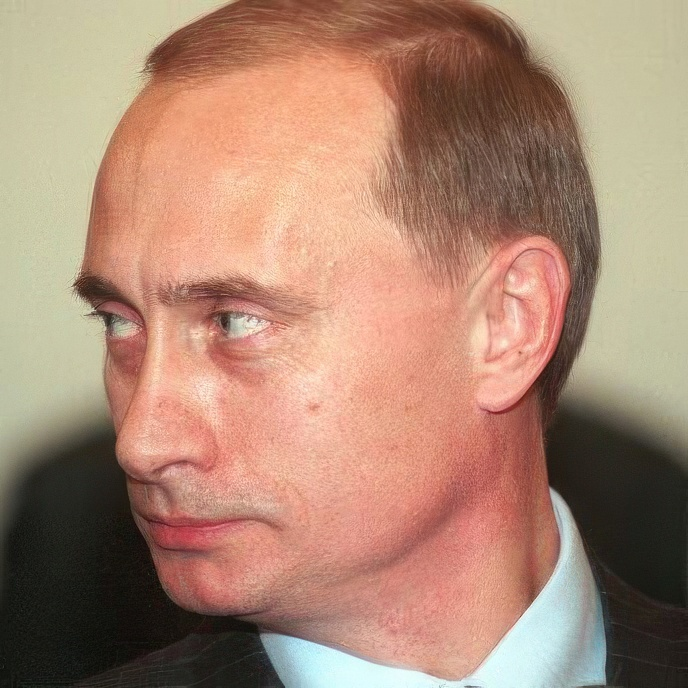
#> input picture dataset/1999_01_11_y45p-20r-13.jpg, 688 x 688 px
$ python -i texture.py   (imports and definitions only)   (older library calls are emulated)
#> lines starting #> are read from the running program, lines starting #| are printed output that depends on the picture; after the words box and inside, x2 and y2 are one past the last pixel; in counts of white or black regions, pixels touching at a corner belong together
from __future__ import annotations

import cv2
import numpy as np
from pathlib import Path
from dataclasses import dataclass, field, asdict
from typing import Optional, Dict, Any

from skimage.feature import local_binary_pattern, graycomatrix, graycoprops
from skimage.filters import gabor, laplace
from skimage.measure import shannon_entropy
from skimage.feature import canny
from skimage import color as skcolor

_YAW_FRONTAL     = 20.0  # лоб, поры носа
_YAW_EYE_CORNERS = 20.0  # гусиные лапки, носогубные складки
_YAW_HALF        = 45.0  # щёки

@dataclass
class TextureMetrics:
    # UNIVERSAL group
    lbp_uniformity: Optional[float] = None
    lbp_entropy: Optional[float] = None
    glcm_contrast: Optional[float] = None
    glcm_energy: Optional[float] = None
    glcm_homogeneity: Optional[float] = None
    glcm_correlation: Optional[float] = None
    gabor_mean: Optional[float] = None
    gabor_std: Optional[float] = None
    laplacian_energy: Optional[float] = None
    spot_density: Optional[float] = None
    specular_gloss: Optional[float] = None
    skin_tone_std: Optional[float] = None
    pigmentation_index: Optional[float] = None

    # CONDITIONAL group
    wrinkle_forehead: Optional[float] = None
    nasolabial_depth: Optional[float] = None
    crow_feet_score: Optional[float] = None
    nose_pore_density: Optional[float] = None

    # UV ZONE group
    uv_spot_density: Optional[float] = None
    uv_wrinkle_energy: Optional[float] = None
    uv_texture_entropy: Optional[float] = None
    uv_silicone_flatness: Optional[float] = None
    uv_retouch_score: Optional[float] = None

    # QUALITY group
    quality_sharpness_score: Optional[float] = None
    quality_noise_score: Optional[float] = None
    quality_index: Optional[float] = None

    def as_dict(self) -> dict:
        return asdict(self)

def _load_gray_masked(img_path: Path, mask_path: Optional[Path] = None):
    """Load image in grayscale + RGB, apply mask if passed. Returns (gray, rgb, mask)."""
#> called with img_path = '../../dataset/1999_01_11_y45p-20r-13.jpg'
    img_rgba = cv2.imread(str(img_path), cv2.IMREAD_UNCHANGED)
#> img_rgba is the input picture: shape (688, 688, 3); mean B, G, R 115, 135.2, 171.3
    if img_rgba is None:
        return None, None, None

    skin_mask = None
    if img_rgba.ndim == 3 and img_rgba.shape[2] == 4:
        alpha = img_rgba[:, :, 3]
        skin_mask = (alpha > 30).astype(np.uint8)
        bgr = img_rgba[:, :, :3]
    else:
        if img_rgba.ndim == 3:
            bgr = img_rgba
        else:
            bgr = cv2.cvtColor(img_rgba, cv2.COLOR_GRAY2BGR)

    rgb = cv2.cvtColor(bgr, cv2.COLOR_BGR2RGB)
    gray = cv2.cvtColor(rgb, cv2.COLOR_RGB2GRAY)

    if mask_path and Path(mask_path).exists():
        raw_mask = cv2.imread(str(mask_path), cv2.IMREAD_GRAYSCALE)
        if raw_mask is not None:
            if raw_mask.shape != gray.shape:
                raw_mask = cv2.resize(raw_mask, (gray.shape[1], gray.shape[0]), interpolation=cv2.INTER_NEAREST)
            skin_mask = (raw_mask > 0).astype(np.uint8)

    if skin_mask is None:
        skin_mask = (gray > 0).astype(np.uint8)
#> skin_mask: shape (688, 688); every value is 1

    return gray, rgb, skin_mask

def _apply_mask(arr: np.ndarray, mask: Optional[np.ndarray]) -> np.ndarray:
    if mask is not None and mask.size == arr.size:
        return arr[mask > 0].flatten()
    return arr.flatten()

def _roi_by_fraction(gray: np.ndarray, y0f: float, y1f: float, x0f: float, x1f: float) -> np.ndarray:
    h, w = gray.shape[:2]
    y0, y1 = int(y0f * h), int(y1f * h)
    x0, x1 = int(x0f * w), int(x1f * w)
    return gray[y0:y1, x0:x1]

class SkinTextureAnalyzer:
    def __init__(self):
        pass

    # [74 lines left out: functions compute_synthetic_probability, compute_specular_gloss, compute_glcm_features, not called in this run]

    def analyze(
        self,
        face_crop_path: Path,
        uv_path: Optional[Path] = None,
        uv_mask_path: Optional[Path] = None,
        yaw_deg: float = 0.0,
        pitch_deg: float = 0.0,
    ) -> TextureMetrics:
        metrics = TextureMetrics()

        gray, rgb, skin_mask = _load_gray_masked(face_crop_path)
        if gray is None:
            return metrics

        masked_pixels = _apply_mask(gray, skin_mask)
        if masked_pixels.size == 0:
            return metrics

        # 1. UNIVERSAL Group
        # LBP Uniformity & Entropy
        lbp = local_binary_pattern(gray, P=8, R=1, method="uniform")
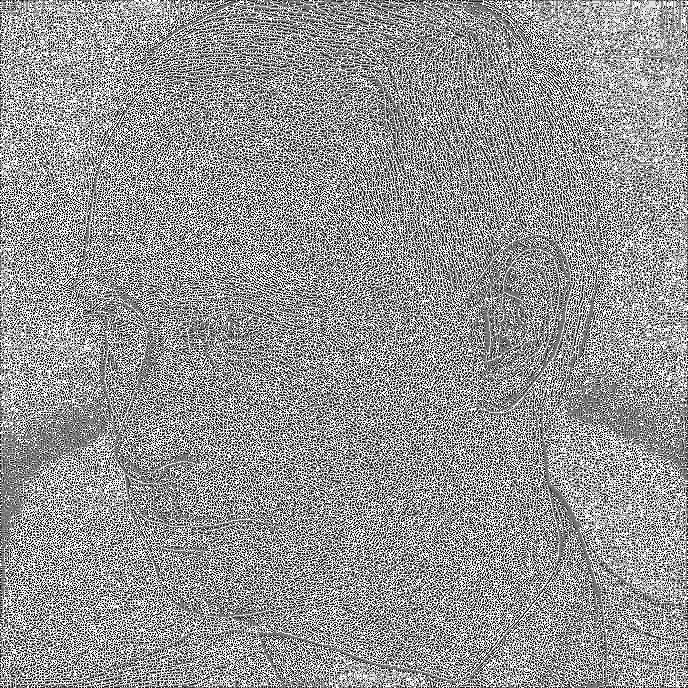
#> lbp: shape (688, 688) float64; min 0, max 9, mean 5.26; drawn with min black and max white
        lbp_masked = _apply_mask(lbp, skin_mask)
        if lbp_masked.size > 0:
            hist, _ = np.histogram(lbp_masked, bins=10, range=(0, 10), density=True)
#> hist = [0.0916, 0.108, 0.0498, 0.0685, 0.0799, 0.0805, 0.0719, 0.108, 0.142, 0.2]
            metrics.lbp_uniformity = float(np.sum(hist**2))
#> metrics.lbp_uniformity = 0.117
            metrics.lbp_entropy = float(-np.sum(hist * np.log(hist + 1e-9)))
#> metrics.lbp_entropy = 2.23

        # GLCM (with background exclusion)
        gray_32 = (gray // 8).astype(np.uint8)
        masked_quantized = np.zeros_like(gray_32)
        masked_quantized[skin_mask > 0] = gray_32[skin_mask > 0] + 1
        glcm = graycomatrix(
            masked_quantized,
            distances=[1],
            angles=[0, np.pi/4],
            levels=33,
            symmetric=True,
            normed=False
        ).astype(np.float64)

        glcm[0, :, :, :] = 0
        glcm[:, 0, :, :] = 0
        for d in range(glcm.shape[2]):
            for a in range(glcm.shape[3]):
                sum_val = np.sum(glcm[:, :, d, a])
                if sum_val > 1e-6:
                    glcm[:, :, d, a] /= sum_val
                else:
                    glcm[:, :, d, a] = 1.0 / (32 * 32)

        metrics.glcm_contrast = float(np.mean(graycoprops(glcm, 'contrast')))
#> metrics.glcm_contrast = 1.77
        metrics.glcm_energy = float(np.mean(graycoprops(glcm, 'energy')))
#> metrics.glcm_energy = 0.159
        metrics.glcm_homogeneity = float(np.mean(graycoprops(glcm, 'homogeneity')))
#> metrics.glcm_homogeneity = 0.669
        metrics.glcm_correlation = float(np.mean(graycoprops(glcm, 'correlation')))
#> metrics.glcm_correlation = 0.985

        # Gabor responses
        gabor_responses = []
        for freq in [0.1, 0.2, 0.3]:
            filt_real, filt_imag = gabor(gray, frequency=freq)
            gabor_responses.append(np.sqrt(filt_real**2 + filt_imag**2))
#> after the loop, gabor_responses = 3 items
        gabor_stack = np.mean(gabor_responses, axis=0)
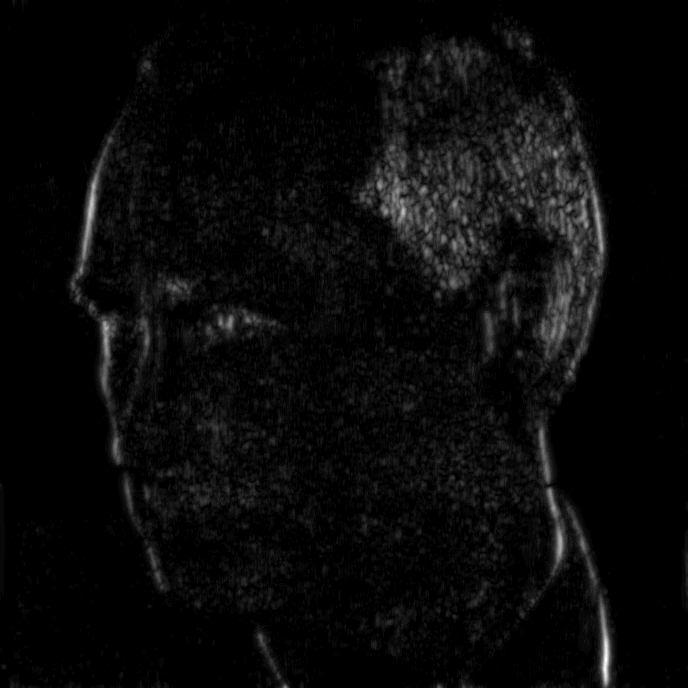
#> gabor_stack: shape (688, 688) float16; min 0, max 11.95, mean 0.448; drawn with min black and max white
        # Нормализуем в [0,255] для корректной работы _apply_mask с uint8 маской
        gabor_norm = ((gabor_stack - gabor_stack.min()) /
                      ((np.max(gabor_stack) - np.min(gabor_stack)) + 1e-8) * 255).astype(np.float32)
        gabor_masked = _apply_mask(gabor_norm, skin_mask)
        if gabor_masked.size > 0:
            metrics.gabor_mean = float(np.mean(gabor_masked))
#> metrics.gabor_mean = 9.57
            metrics.gabor_std = float(np.std(gabor_masked))
#> metrics.gabor_std = 18.76

        # Laplacian energy
        lap = laplace(gray)
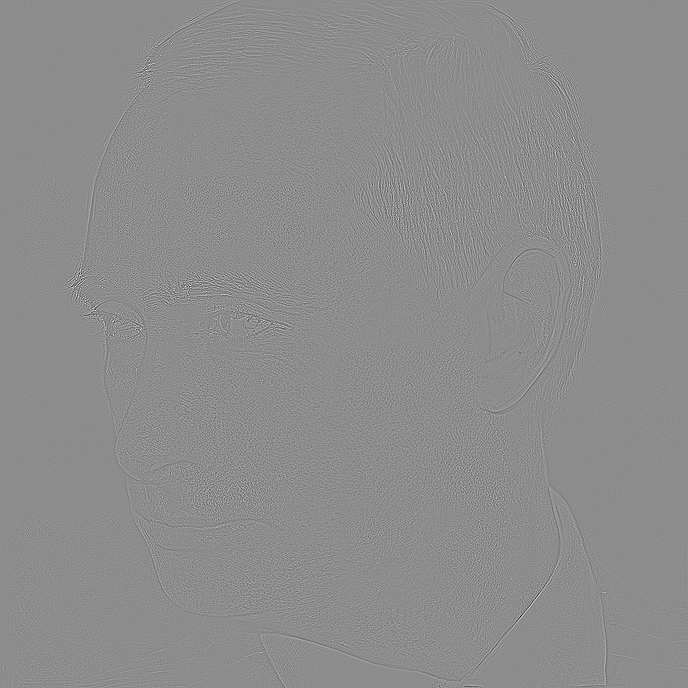
#> lap: shape (688, 688) float64; min -1.42, max 1.15, mean 1.94e-18; drawn with min black and max white
        lap_masked = _apply_mask(lap, skin_mask)
        if lap_masked.size > 0:
            metrics.laplacian_energy = float(np.mean(lap_masked**2))
#> metrics.laplacian_energy = 0.00926

        # Spot density
        mean_val = np.mean(masked_pixels)
#> mean_val = 143.7
        std_val = np.std(masked_pixels)
#> std_val = 61.58
        metrics.spot_density = float(np.sum(masked_pixels < (mean_val - 1.5 * std_val)) / masked_pixels.size)
#> metrics.spot_density = 0.147

        # Specular gloss
        p97 = np.percentile(masked_pixels, 97)
#> p97 = 215
        mean_intensity = np.mean(masked_pixels)
#> mean_intensity = 143.7
        adaptive_threshold = max(float(p97), float(mean_intensity) + 50.0)
#> adaptive_threshold = 215
        specular_pixels = masked_pixels[masked_pixels >= adaptive_threshold]
#> specular_pixels = 14768 values, max 253 at index 6187, min 215 at index 0, mean 228.7
        metrics.specular_gloss = float(len(specular_pixels) / len(masked_pixels))
#> metrics.specular_gloss = 0.0312

        # Lab color features
        lab = skcolor.rgb2lab(rgb)
#> lab: shape (688, 688, 3) float64; mean of channels 0, 1, 2 58.4, 11, 16.4
        l_chan = lab[:, :, 0]
        a_chan = lab[:, :, 1]
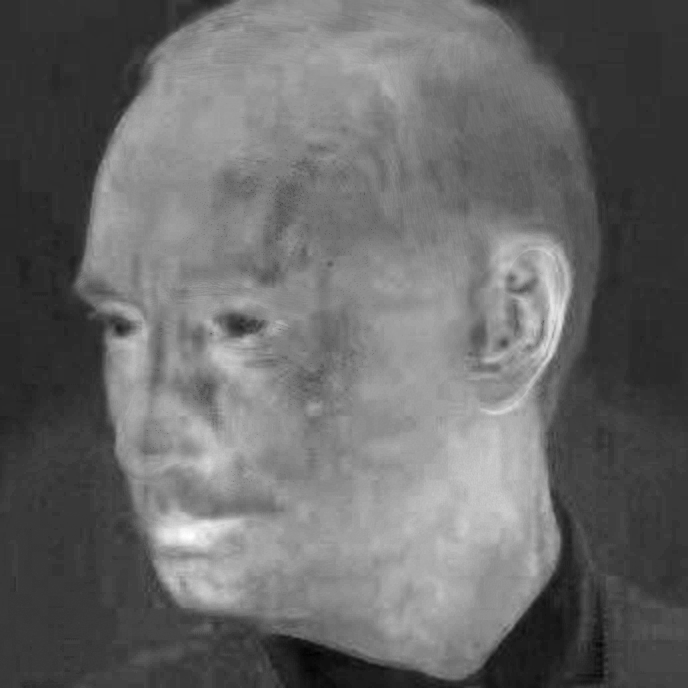
#> a_chan: shape (688, 688) float64; min -17.19, max 51.17, mean 11; drawn with min black and max white
        l_masked = _apply_mask(l_chan, skin_mask)
        a_masked = _apply_mask(a_chan, skin_mask)
        if l_masked.size > 0:
            metrics.skin_tone_std = float(np.std(l_masked))
#> metrics.skin_tone_std = 24.83
        if a_masked.size > 0:
            metrics.pigmentation_index = float(np.std(a_masked))
#> metrics.pigmentation_index = 12.74

        # 2. CONDITIONAL Group
        # Forehead wrinkles
        if abs(yaw_deg) < _YAW_FRONTAL:
            roi_forehead = _roi_by_fraction(gray, 0.0, 0.30, 0.15, 0.85)
            if roi_forehead.size > 0:
                metrics.wrinkle_forehead = float(np.var(laplace(roi_forehead)))
#> metrics.wrinkle_forehead = 0.0115

        # Nasolabial depth
        if abs(yaw_deg) < _YAW_EYE_CORNERS:
            roi_nasolabial = _roi_by_fraction(gray, 0.50, 0.85, 0.20, 0.80)
#> call 2 of _roi_by_fraction, with y0f = 0.5, y1f = 0.85, x0f = 0.2, x1f = 0.8
#> in _roi_by_fraction (call 2), `return gray[y0:y1, x0:x1]`:
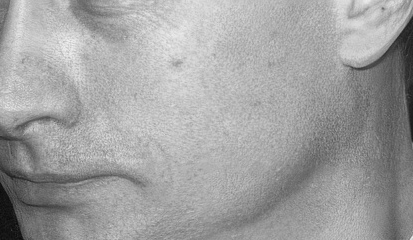
#> returned value: shape (240, 413); min 9, max 240, mean 160.8
            if roi_nasolabial.size > 0:
                metrics.nasolabial_depth = float(np.mean(canny(roi_nasolabial).astype(np.float32)))
#> metrics.nasolabial_depth = 0.0634

        # Crow feet score
        if abs(yaw_deg) < _YAW_EYE_CORNERS:
            roi_eye_l = _roi_by_fraction(gray, 0.15, 0.45, 0.0, 0.20)
            roi_eye_r = _roi_by_fraction(gray, 0.15, 0.45, 0.80, 1.0)
#> call 4 of _roi_by_fraction, with y0f = 0.15, y1f = 0.45, x0f = 0.8, x1f = 1
#> in _roi_by_fraction (call 4), `return gray[y0:y1, x0:x1]`:
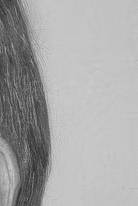
#> returned value: shape (206, 138); min 46, max 212, mean 166.7
            v_l = np.var(laplace(roi_eye_l)) if roi_eye_l.size > 0 else 0.0
#> v_l = 0.00809
            v_r = np.var(laplace(roi_eye_r)) if roi_eye_r.size > 0 else 0.0
#> v_r = 0.0115
            metrics.crow_feet_score = float((v_l + v_r) / 2.0)
#> metrics.crow_feet_score = 0.00982

        # Nose pore density
        if abs(yaw_deg) < _YAW_FRONTAL:
            roi_nose = _roi_by_fraction(gray, 0.35, 0.65, 0.30, 0.70)
#> in _roi_by_fraction (call 5), `return gray[y0:y1, x0:x1]`:
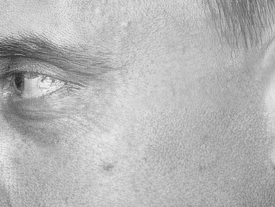
#> returned value: shape (207, 275); min 34, max 243, mean 181.6
            if roi_nose.size > 0:
                # Variance of Laplacian = мера резкости мелких деталей (поры, текстура)
                # Не зависит от абсолютной яркости и не требует порогов
                metrics.nose_pore_density = float(np.var(laplace(roi_nose.astype(np.float32))))
#> metrics.nose_pore_density = 863.2

        # 3. UV ZONE Group
        if uv_path and Path(uv_path).exists():
            uv_gray = cv2.imread(str(uv_path), cv2.IMREAD_GRAYSCALE)
            if uv_gray is not None:
                uv_mask = None
                if uv_mask_path and Path(uv_mask_path).exists():
                    uv_mask = cv2.imread(str(uv_mask_path), cv2.IMREAD_GRAYSCALE)
                    if uv_mask is not None and uv_mask.shape != uv_gray.shape:
                        uv_mask = cv2.resize(uv_mask, (uv_gray.shape[1], uv_gray.shape[0]), interpolation=cv2.INTER_NEAREST)
                if uv_mask is None:
                    uv_mask = (uv_gray > 0).astype(np.uint8) * 255

                uv_pixels = _apply_mask(uv_gray, uv_mask)
                if uv_pixels.size > 0:
                    mean_uv = np.mean(uv_pixels)
                    std_uv = np.std(uv_pixels)
                    metrics.uv_spot_density = float(np.sum(uv_pixels < (mean_uv - 1.5 * std_uv)) / uv_pixels.size)

                    import cv2 as _cv2
                    uv_gray_smooth = _cv2.GaussianBlur(uv_gray, (3, 3), sigmaX=0.8)
                    uv_lap = laplace(uv_gray_smooth.astype(np.float32))
                    uv_lap_masked = _apply_mask(uv_lap, uv_mask)
                    metrics.uv_wrinkle_energy = float(np.mean(uv_lap_masked**2))

                    hist_uv, _ = np.histogram(uv_pixels, bins=64, range=(0, 256), density=True)
                    metrics.uv_texture_entropy = float(-np.sum(hist_uv * np.log(hist_uv + 1e-9)))

                    uv_gray_32 = (uv_gray // 8).astype(np.uint8)
                    glcm_uv = graycomatrix(uv_gray_32, distances=[1], angles=[0], levels=32, symmetric=True, normed=True)
                    glcm_contrast_uv = float(np.mean(graycoprops(glcm_uv, 'contrast')))
                    metrics.uv_silicone_flatness = float(1.0 / (1.0 + glcm_contrast_uv))

                    lbp_uv = local_binary_pattern(uv_gray, P=8, R=1, method="uniform")
                    lbp_uv_masked = _apply_mask(lbp_uv, uv_mask)
                    if lbp_uv_masked.size > 0:
                        hist_lbp_uv, _ = np.histogram(lbp_uv_masked, bins=10, range=(0, 10), density=True)
                        metrics.uv_retouch_score = float(np.sum(hist_lbp_uv**2))

        # 4. QUALITY Group
        metrics.quality_sharpness_score = float(cv2.Laplacian(gray, cv2.CV_64F).var())
#> metrics.quality_sharpness_score = 602.9
        metrics.quality_noise_score = float(np.std(masked_pixels))
#> metrics.quality_noise_score = 61.58

        # Калибровка качества по резкости: резкость ниже 400 быстро падает, выше 400 — близка к целевым 8.9 (0.89)
        if metrics.quality_sharpness_score > 400.0:
            q_index_sharp = 0.87 + 0.03 * (metrics.quality_sharpness_score - 400.0) / (metrics.quality_sharpness_score - 400.0 + 100.0)
#> q_index_sharp = 0.89
        else:
            q_index_sharp = 0.87 * (metrics.quality_sharpness_score / 400.0) ** 2

        # Влияние ракурса (повороты головы снижают качество судебной фотографии)
        pose_factor = np.cos(np.radians(yaw_deg)) * np.cos(np.radians(pitch_deg))
#> pose_factor = 1

        metrics.quality_index = float(np.clip(q_index_sharp * pose_factor, 0.0, 1.0))
#> metrics.quality_index = 0.89

        return metrics

    # [36 lines left out: functions analyze_image, analyze_texture_synthetic_prob, not called in this run]

>>> result = SkinTextureAnalyzer().analyze('../../dataset/1999_01_11_y45p-20r-13.jpg')

$ run again, on dataset/2001_06_16_y14p-11r-3.jpg
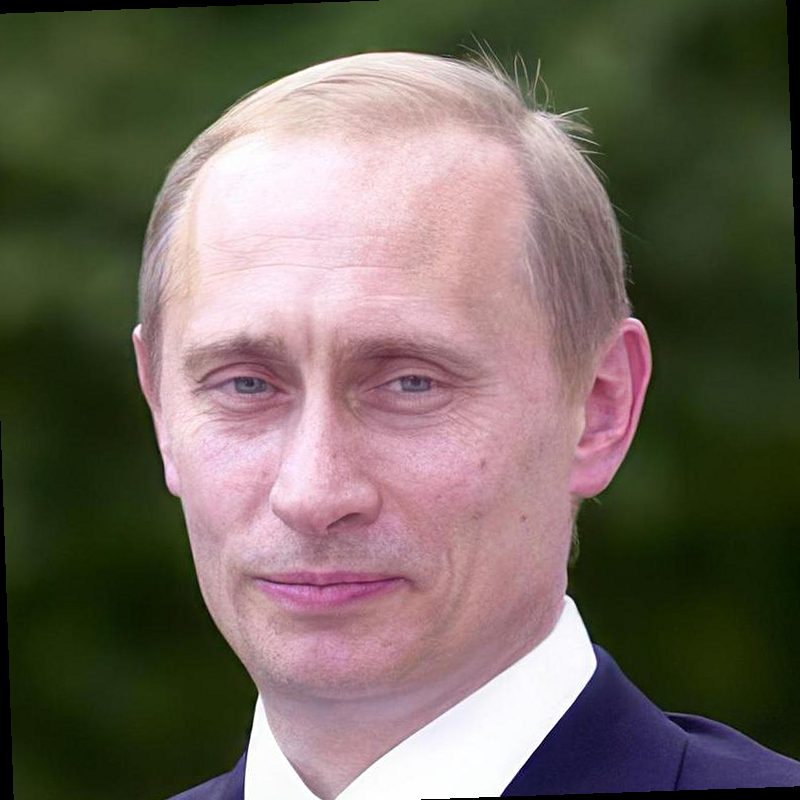
#> input picture dataset/2001_06_16_y14p-11r-3.jpg, 800 x 800 px
#> in _load_gray_masked, img_rgba is the input picture: shape (800, 800, 3); mean B, G, R 94, 103.7, 113.9
#> in _load_gray_masked, `skin_mask = (gray > 0).astype(np.uint8)`:
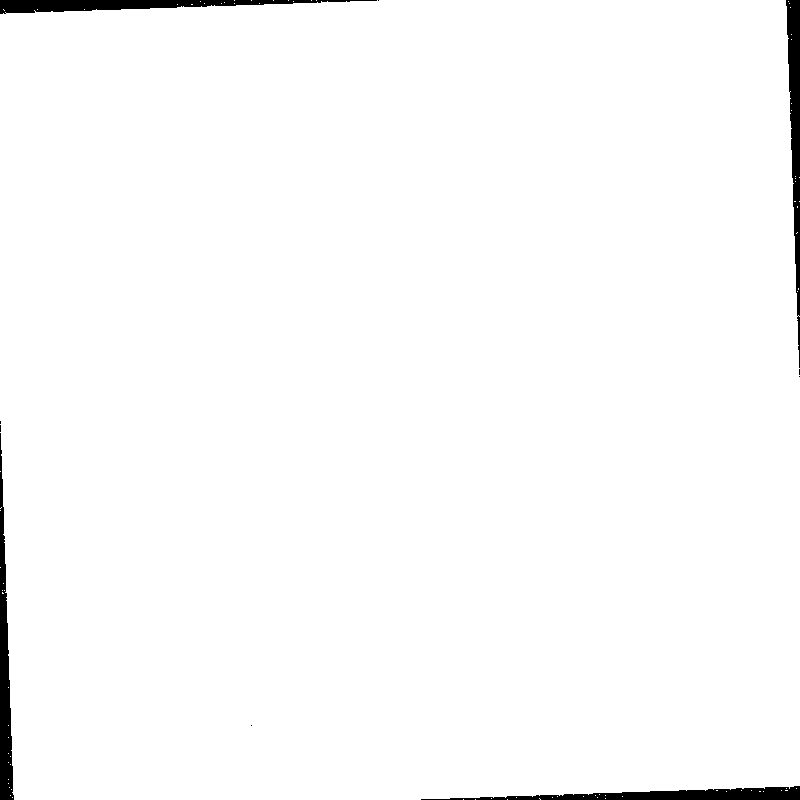
#> skin_mask: shape (800, 800); values 0 (black) and 1 (white), 98.3% white; 10 black regions (6 under 20 px), largest, box (x1, y1, x2, y2) and area: (0, 0, 377, 14) 2657, (786, 0, 800, 368) 2652, (421, 786, 800, 800) 2648, (0, 433, 14, 800) 2644
#> hist = [0.0304, 0.0553, 0.0295, 0.0994, 0.126, 0.212, 0.0701, 0.0727, 0.197, 0.107]
#> metrics.lbp_uniformity = 0.136
#> metrics.lbp_entropy = 2.13
#> metrics.glcm_contrast = 0.883
#> metrics.glcm_energy = 0.196
#> metrics.glcm_homogeneity = 0.856
#> metrics.glcm_correlation = 0.995
#> after the loop in analyze, `for freq in [0.1, 0.2, 0.3]:`: gabor_responses = 3 items
#> metrics.gabor_mean = 4.44
#> metrics.gabor_std = 16.14
#> metrics.laplacian_energy = 0.00182
#> mean_val = 107.5
#> std_val = 74.22
#> metrics.spot_density = 0
#> p97 = 249
#> mean_intensity = 107.5
#> adaptive_threshold = 249
#> specular_pixels = 18997 values, max 255 at index 7, min 249 at index 0, mean 251.6
#> metrics.specular_gloss = 0.0302
#> lab: shape (800, 800, 3) float64; mean of channels 0, 1, 2 43.2, 1.6, 7.5
#> metrics.skin_tone_std = 28.86
#> metrics.pigmentation_index = 14.17
#> metrics.wrinkle_forehead = 0.0026
#> metrics.nasolabial_depth = 0.0562
#> v_l = 0.000455
#> v_r = 0.000848
#> metrics.crow_feet_score = 0.000652
#> in _roi_by_fraction (call 5), `return gray[y0:y1, x0:x1]`:
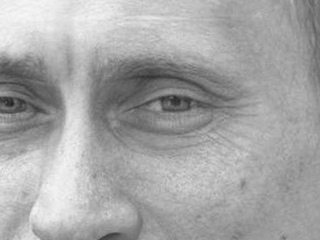
#> returned value: shape (240, 320); min 33, max 247, mean 165.6
#> metrics.nose_pore_density = 80.03
#> metrics.quality_sharpness_score = 140.1
#> metrics.quality_noise_score = 74.22
#> q_index_sharp = 0.107
#> pose_factor = 1
#> metrics.quality_index = 0.107
